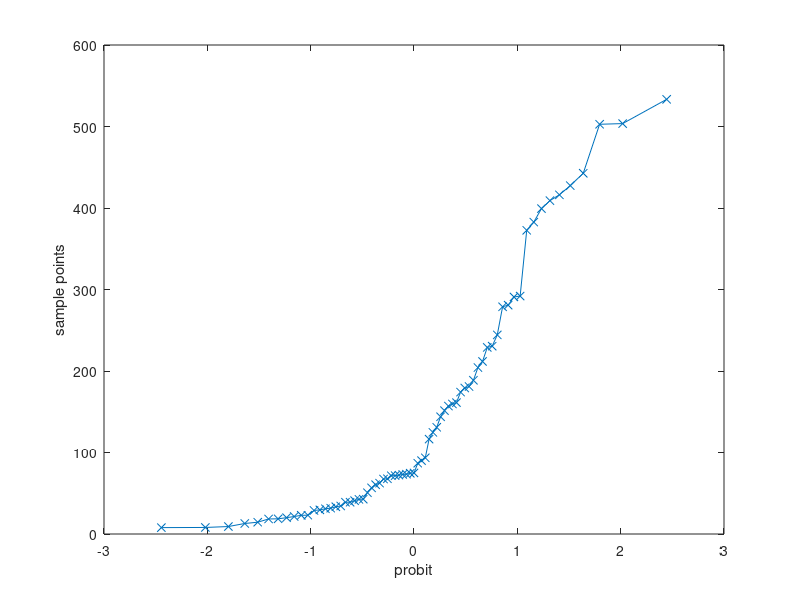

This chart was generated by the following MATLAB code: (Note: this script raises an error after producing the figure.)
clear;
    
%%%%%%%%
%Simulations Control
%%%%%%%%

nameSim='simTm10Con10p35v1';

%Simulation of the threshold (0 - Simulates, 1 - Takes pre defined for p=
%100 from file
simTh = 1;

%For the min poin : minPoin (0 - takes vmin, 1 - takes the narrowest case (r to the limit) (most low probability)
minPoint = 1;
%vmin = 200; %only in case of minPoin = 0

%For the slater point = value (for good starting point) (0 - Takes vcho, 1 - Takes the highest value by dichotomy->)
%0 - Takes vcho is used when the solution is ensured
%1 - Is used when one is looking for a slater point by a algorithm
validSol = 1; 
vcho = 2; %Value to take the appropriate treshold (only for 0 - Takes vcho)
%vcho = 100; %Value to take the appropriate treshold (only for 0 - Takes vcho)

% rcho -> define the r for the TR algorithm
rcho = -100;

%%%%%%%%
%Data Base
%%%%%%%%

tm = 10 ; % 10 time steps
conCen = 10; % demand pattern
pro = 0.35; % probability

%Specifying the problem variables
yhours = 8760;
vp_o = [100;99;95;90;86;94;92;80;86;78];
vp = vp_o(1:tm);

%ct = round(rand(1,tm)*20,2)';
ct_o = [13.11;0.710;16.98;18.68;13.57;15.15;14.86;7.84;13.11;3.42];
ct = ct_o(1:tm);

%Products

prn = 5;

pr1_o = ones(10,1)*2;
pr1 = pr1_o(1:tm);

pr2_o = [0;0;2.38;1.93;1.14;2.43;1.60;1.05;2.82;2.63];
pr2 = pr2_o(1:tm);

pr3_o = [0;0;0;0;0;2.15;0.920;4.52;4.90;2.19];
pr3 = pr3_o(1:tm);

pr4_o = [0;2.29;0;4.82;2.73;0;0;2.44;3.12;3.40];
pr4 = pr4_o(1:tm);

pr5_o = [3.4;0;0;2;0;0;0;3.57;4.51;4.45];
pr5 = pr5_o(1:tm);

%Consumption

dmMf = [100.25 104.93 106.23 107.69 108.16 110.60 115.17 118.70 119.02 122.62;%1
        99.220 103.02 105.45 107.34 109.05 108.82 106.36 101.14  97.43 102.84;
        100.29 100.36 102.74 106.18 107.61 109.09 112.96 115.92 117.04 120.21;%3
        100.36 98.860 100.94 102.51 103.93 105.32 109.73 110.98 112.09 116.70;
        101.35 104.75 105.89 109.64 113.45 119.13 121.60 124.29 128.39 131.00;%5
        101.75 100.98 101.15 102.65 104.24 107.81 112.79 112.28 114.71 116.93;
        101.67 103.81 106.38 110.12 114.21 115.76 118.34 119.36 122.46 128.03;%7
        102.81 104.92 104.91 108.00 106.30 112.54 112.71 113.58 117.35 118.80;
        102.58 108.06 108.55 110.37 114.19 115.86 114.36 117.54 120.21 122.61;%9
        103.13 105.08 101.28 110.05 115.39 107.79 116.52 113.82 107.18 96.31];

%conCen = 10;
dm = dmMf(conCen,1:tm)';

%Price Dist

%Original data from pSeries

cd 'C:\Users\Guilherme\Google Drive\Doutorado\Estudos\20191001_Generalized Conc on Bilinear Strc\Matlab'

load('pSerie.mat');

qqplot(mean(pSerie'))

pMix = 120*ones(1,tm);

pSerieSize = size(pSerie,1);

pMixM = repmat(pMix,pSerieSize,1);

pMix_Se =  pMixM - pSerie(:,1:tm);

pmu = mean(pMix_Se);

pSig = cov(pMix_Se);

%estimating a and b

exp10 = ones(tm,1)*10;
afc = 2;
ap = exp10'*pmu'*afc;
bp = -exp10'*pmu'*afc;

%pro = 0.85;

pr = 1;

%Coefs
muCoef = pmu';
SigCoef = pSig;
a = ap;
b = bp;

%%%%%%
%Functions Definitions
%%%%%%

%src = sqrt(muCoef'*inv(pSig)*muCoef); % right side of the initial
%inequality  <- It was with this sqrt before, I don't know why
src = muCoef'*inv(pSig)*muCoef; % right side of the initial inequality  


if simTh == 0

    % End of definition of functions
    syms  r t p;

    % Defining limit theta

    sRtpa = symfun((r-1)*exp(-1/2*t)/(sqrt(2*pi)*p),[t r p]);

    deltRtpa =   symfun(t - sqrt(t)*sRtpa(t,r,p) - 1,[t r p]);

    deltComp = symfun(t*(deltRtpa(t,r,p)-2)/(deltRtpa(t,r,p)+2),[t r p]);
    
    pb = 1; %considered probability for the dichotomy process
    rini = 1; % initial r
    stIni = 0.1; % step of the search
    sr = 200;

    thetVec = zeros(sr,1);
    rVec = zeros(sr,1);

    %Troca de sinal

    %Achar pontos extremos
    for cSt = 1:sr

        rbus = rini - cSt + 1;

        dPla = symfun(deltComp(t,rbus,pb),t);

        flag = 0;

        t1 = 0;
        t2 = 0;

        while flag == 0

            t1 = t2;
            t2 = t2 + stIni;
            if( dPla(t2) > src)
                flag =1;
            end

        end

        %Start dicotomy

        flag = 0;
        lim = 0.0001;

        while flag == 0

            tmid = (t1 + t2)/2;

            if(dPla(tmid) > src)
                t2 = tmid;
            else
                t1 = tmid;
            end

            if (abs(dPla(t2) - src)/src < lim)
                flag = 1;
            end
        end

        thetVec(cSt) = t2 ;
        rVec(cSt) =  rbus;

    end
    
    %tha = thetVec(vcho);
    %thb = thetVec(vcho);
    %rcho = rVec(vcho);
     
elseif simTh == 1
    
    load('thetVec100.mat');
    load('rVec100.mat');
    
    rVec = rVec100;
    thetVec = thetVec100;   
        
end


if minPoint == 0
    
    tam = size(thetVec);
    tha = thetVec(tam(1));
    thb = thetVec(tam(1));

else
    
    tha = src;
    thb = src;

end


pSig = cov(pMix_Se);


%%%%%%%%%%%
%Defining the feasible set 
%%%%%%%%%%%

tha = src;
thb = src;

pSiga = pSig*tha;
pSigb = pSig*thb;

pSigS = sqrtm(pSig);
pSigSa = sqrtm(pSiga);
pSigSb = sqrtm(pSigb);

cvx_begin quiet
    variables pn(tm) xp(tm) pr(prn);
    minimize( ct'*pn );
    subject to
        for t = 1 : tm
            vp(t) + pr(1)*pr1(t) + pr(2)*pr2(t) + pr(3)*pr3(t) + pr(4)*pr4(t) + pr(5)*pr5(t) + xp(t) == dm(t); 
            pn(t) - xp(t) >= 0;
            pn(t) >= 0;
        end

        for p = 1 : prn
            pr(p)  >= 0; 
        end

        %Restricoes CC
        { pSigSa*xp, muCoef'*xp - ap } <In> lorentz(tm);
        { pSigSb*xp, bp - muCoef'*xp } <In> lorentz(tm);

cvx_end


vx = sym('vx',[1 tm]);
vxt = vx';

%Originals
hat = (muCoef'*vxt - a)/sqrt(vxt'*SigCoef*vxt);
hbt = (b - muCoef'*vxt)/sqrt(vxt'*SigCoef*vxt);
gx = normcdf(hbt) + normcdf(hat) - 1;

pmin = eval(subs(gx,vxt',xp'));
fprintf('Minimal Probability: %d \n',pmin);


%%%%%%%%%%%
%Defining the miniminal set by simulation 
%%%%%%%%%%%

tam = size(thetVec);
tha = thetVec(tam(1));
thb = thetVec(tam(1));

pSiga = pSig*tha;
pSigb = pSig*thb;

pSigS = sqrtm(pSig);
pSigSa = sqrtm(pSiga);
pSigSb = sqrtm(pSigb);

cvx_begin quiet
    variables pn(tm) xp(tm) pr(prn);
    minimize( ct'*pn );
    subject to
        for t = 1 : tm
            vp(t) + pr(1)*pr1(t) + pr(2)*pr2(t) + pr(3)*pr3(t) + pr(4)*pr4(t) + pr(5)*pr5(t) + xp(t) == dm(t); 
            pn(t) - xp(t) >= 0;
            pn(t) >= 0;
        end

        for p = 1 : prn
            pr(p)  >= 0; 
        end

        %Restricoes CC
        { pSigSa*xp, muCoef'*xp - ap } <In> lorentz(tm);
        { pSigSb*xp, bp - muCoef'*xp } <In> lorentz(tm);

cvx_end


vx = sym('vx',[1 tm]);
vxt = vx';

%Originals
hat = (muCoef'*vxt - a)/sqrt(vxt'*SigCoef*vxt);
hbt = (b - muCoef'*vxt)/sqrt(vxt'*SigCoef*vxt);
gx = normcdf(hbt) + normcdf(hat) - 1;

pminSim = eval(subs(gx,vxt',xp'));
fprintf('Minimal Probability Simulation: %d \n',pminSim);


%%%%%%%%%%%
%Defining probability for r=0
%%%%%%%%%%%

r0pos = find(rVec==0);

tha = thetVec(r0pos);
thb = thetVec(r0pos);

pSig = cov(pMix_Se);

pSiga = pSig*tha;
pSigb = pSig*thb;

pSigS = sqrtm(pSig);
pSigSa = sqrtm(pSiga);
pSigSb = sqrtm(pSigb);

cvx_begin quiet
    variables pn(tm) xp(tm) pr(prn);
    minimize( ct'*pn );
    subject to
        for t = 1 : tm
            vp(t) + pr(1)*pr1(t) + pr(2)*pr2(t) + pr(3)*pr3(t) + pr(4)*pr4(t) + pr(5)*pr5(t) + xp(t) == dm(t); 
            pn(t) - xp(t) >= 0;
            pn(t) >= 0;
        end

        for p = 1 : prn
            pr(p)  >= 0; 
        end

        %Restricoes CC
        { pSigSa*xp, muCoef'*xp - ap } <In> lorentz(tm);
        { pSigSb*xp, bp - muCoef'*xp } <In> lorentz(tm);

cvx_end


vx = sym('vx',[1 tm]);
vxt = vx';

%Originals
hat = (muCoef'*vxt - a)/sqrt(vxt'*SigCoef*vxt);
hbt = (b - muCoef'*vxt)/sqrt(vxt'*SigCoef*vxt);
gx = normcdf(hbt) + normcdf(hat) - 1;

plog = eval(subs(gx,vxt',xp'));
fprintf('Probability of plog: %d \n',plog);

%Defining Slater Solution

itMax = 0;
itDic = 0;
dicFase = 1;
it1 = 0;
it2 = 0;
dicEps = 0.00001;

while itMax == 0

% General variables

if validSol ==  0
    % Just one calculation for the defined vcho
    tha = thetVec(vcho);
    thb = thetVec(vcho);
    
    itMax = 1; 
else
    % Dicotomy procedure
    
    itDic = itDic + 1;
    
    if dicFase == 1
       
        tha = thetVec(itDic);
        thb = thetVec(itDic);

    else 
        itm = (it1 + it2)/2;
        tha = itm;
        thb = itm;
    end
        
end

    pSiga = pSig*tha;
    pSigb = pSig*thb;
    
    pSigS = sqrtm(pSig);
    pSigSa = sqrtm(pSiga);
    pSigSb = sqrtm(pSigb);

    cvx_begin quiet
        variables pn(tm) xp(tm) pr(prn);
        minimize( ct'*pn );
        subject to
            for t = 1 : tm
                vp(t) + pr(1)*pr1(t) + pr(2)*pr2(t) + pr(3)*pr3(t) + pr(4)*pr4(t) + pr(5)*pr5(t) + xp(t) == dm(t); 
                pn(t) - xp(t) >= 0;
                pn(t) >= 0;
            end

            for p = 1 : prn
                pr(p)  >= 0; 
            end

            %Restricoes CC
            { pSigSa*xp, muCoef'*xp - ap } <In> lorentz(tm);
            { pSigSb*xp, bp - muCoef'*xp } <In> lorentz(tm);

    cvx_end
    
    if strcmp(cvx_status,'Infeasible') && dicFase == 1
       
        it1 = it2;
        it2 = tha;

    elseif ~strcmp(cvx_status,'Infeasible') && dicFase == 1;
       
        it1 = it2;
        it2 = tha;
        
        dicFase = 2;
        
        if itDic == 1
            itMax =1;
        end
    
    elseif strcmp(cvx_status,'Infeasible') && dicFase == 2;
        
        it1 = itm;
        
    elseif ~strcmp(cvx_status,'Infeasible') && dicFase == 2;
        
        it2 = itm;
        
        if abs(it2 - it1)/it2 < dicEps
       
            itMax =1;
       
        end
        
    end
    
    
end


% Starting the algorithm resolution - chosen method, barrier method with
% TR method.
tic;

%Defining the functions and Sets
vx = sym('vx',[1 tm]);
vxt = vx';

%Originals
hat = (muCoef'*vxt - a)/sqrt(vxt'*SigCoef*vxt);
hbt = (b - muCoef'*vxt)/sqrt(vxt'*SigCoef*vxt);
dhat = -1/sqrt(vxt'*SigCoef*vxt)*(-muCoef + ((muCoef'*vxt - a)*SigCoef*vxt)/(vxt'*SigCoef*vxt));
dhbt = -1/sqrt(vxt'*SigCoef*vxt)*(muCoef + ((b - muCoef'*vxt)*SigCoef*vxt)/(vxt'*SigCoef*vxt));
ddthat = (1/(vxt'*SigCoef*vxt))*(muCoef*muCoef' - ((muCoef'*vxt - a)/(vxt'*SigCoef*vxt)*(muCoef*vxt'*SigCoef + SigCoef*vxt*muCoef'))+((muCoef'*vxt - a)/(vxt'*SigCoef*vxt))^2*SigCoef*vxt*vxt'*SigCoef);  
ddthbt = (1/(vxt'*SigCoef*vxt))*(muCoef*muCoef' - ((b - muCoef'*vxt)/(vxt'*SigCoef*vxt)*(muCoef*vxt'*SigCoef + SigCoef*vxt*muCoef'))+((b - muCoef'*vxt)/(vxt'*SigCoef*vxt))^2*SigCoef*vxt*vxt'*SigCoef);  
d2that = (1/(vxt'*SigCoef*vxt))^(3/2)*(- SigCoef*vxt*muCoef' - muCoef*vxt'*SigCoef - (muCoef'*vxt - a)*SigCoef + 3*((muCoef'*vxt - a)/(vxt'*SigCoef*vxt))*SigCoef*vxt*vxt'*SigCoef);
d2thbt = (1/(vxt'*SigCoef*vxt))^(3/2)*(- SigCoef*vxt*muCoef' - muCoef*vxt'*SigCoef - (b - muCoef'*vxt)*SigCoef + 3*((b - muCoef'*vxt)/(vxt'*SigCoef*vxt))*SigCoef*vxt*vxt'*SigCoef);

%main functions

r = rcho;
%r = -98;
% I do not remember the right r that was fixed here. maybe -98 (miniminum
% that we calculate
gx = normcdf(hbt) + normcdf(hat) - 1;
if r ~= 0 
    fx = gx^r;
else
    fx = log(gx);
end

kx = fx - (pro)^r;
dtkx = r*(gx)^(r-1)*(exp(-1/2*hat^2)/sqrt(2*pi)*dhat + exp(-1/2*hbt^2)/sqrt(2*pi)*dhbt);
d2fax = r*(gx)^(r-1)*(exp(-1/2*hat^2)/sqrt(2*pi))*(((r-1)*exp(-1/2*hat^2)/(sqrt(2*pi)*gx))*dhat*dhat' -hat*dhat*dhat' + d2that + ((r-1)*exp(-1/2*hbt^2)/(sqrt(2*pi)*gx))*dhbt*dhat');
d2fbx = r*(gx)^(r-1)*(exp(-1/2*hbt^2)/sqrt(2*pi))*(((r-1)*exp(-1/2*hbt^2)/(sqrt(2*pi)*gx))*dhbt*dhbt' -hbt*dhbt*dhbt' + d2thbt + ((r-1)*exp(-1/2*hat^2)/(sqrt(2*pi)*gx))*dhat*dhbt');
d2kx = d2fax + d2fbx;

gstart = eval(subs(gx,vxt',xp'));
fprintf('Initial Solution Probability: %d \n',gstart);

if gstart < pro || strcmp(cvx_status,'Infeasible')
    fprintf('ALERT: Invalid initial point \n');
    return;
end

fprintf('Target probability: %d \n',pro);

%compositions
phi = -log(-kx);
dphi = 1/(-kx)*dtkx;
d2phi =  1/(kx^2)*dtkx*dtkx' + 1/(-kx)*d2kx;

vphi = eval(subs(phi,vxt',xp'));

%%%%%%%%%%
%Starting the barrier algorithm
%%%%%%%%%%

ft = 1; %first iteration
cvgence = zeros(100,9);
itB = 0;
itTR = 0;
itTot = 0;

%initial values for barrier
tpb = 1;
mu = 1.5;
epsb = 0.01;
mp = 1;

%TR algorithm
deltaIni = 5;
ro_0 = 0.5;
c0 = 1;
ver = 1;
epsn = 0.25;

%Pre verification
verProb = eval(subs(gx,vxt',xp'));
cvgence(1,7) = ct'*pn;
cvgence(1,8) = verProb;

%Starting the barrier algorithm

while mp/tpb > epsb

    itB = itB + 1;
    
    lambx = 1;
    
    ft = 1; %first iteration
    
    delta = deltaIni;
    
    ver = 1;
    
    %Starting the Newton's method
    
    while ver > epsn
    
        itTot = itTot + 1;
        itTR = itTR + 1;
    
        cvgence(itTot+1,1) = itTot;
        cvgence(itTot+1,2) = itTR;
        cvgence(itTot+1,3) = itB;
        
        fbal = zeros(tm,1);
        feq = zeros(tm,1);

        %Setting the fixed variables

        if ft == 1
            vxpb = xp;
            vpnb = pn;
            vprb = pr;
            ft = 0;
        end
            
        for t = 1 : tm
            fbal(t) = vxpb(t);
            feq(t) = - vxpb(t);      
        end


        %Fixing functions
        vphi = eval(subs(phi,vxt',vxpb'));
        vdphi = eval(subs(dphi,vxt',vxpb'));
        vd2phi = eval(subs(d2phi,vxt',vxpb'));

        cvx_begin quiet
            variables pnb(tm) xpb(tm) prb(prn);
            minimize (tpb*(ct'*(pnb)) + vphi + vdphi'*xpb + 1/2*xpb'*vd2phi*xpb);
            subject to
                for t = 1 : tm
                    vp(t) + prb(1)*pr1(t) + prb(2)*pr2(t) + prb(3)*pr3(t) + prb(4)*pr4(t) + prb(5)*pr5(t) + xpb(t) + fbal(t) == dm(t); 
                    pnb(t) - xpb(t) + feq(t) >= 0;
                    pnb(t) >= 0;
                end

                for p = 1 : prn
                    prb(p)  >= 0; 
                end

                norm(xpb,2) <= delta;
                
        cvx_end
       
        ared = eval(subs(phi,vxt',vxpb')) - eval(subs(phi,vxt',vxpb' + xpb'));
        pred = eval(subs(phi,vxt',vxpb')) - (vphi + vdphi'*xpb + 1/2*xpb'*vd2phi*xpb);
        
        rtest = ared/pred;

        %testing the probability
        gxtest = eval(subs(gx,vxt',vxpb' + xpb'));
        
        %if (rtest <= c0) || imag(rtest) ~= 0 || (gxtest <= pmin)  % if predidiction is too big, we must reduce the step
        if (rtest <= c0) || imag(rtest) ~= 0 % if predidiction is too big, we must reduce the step
            
            vpnb = vpnb;
            vxpb = vxpb;
            vprb = vprb;
            
            delta = delta*ro_0;
            
        else
            
            vpnb = pnb;
            vxpb = vxpb + xpb;
            vprb = prb;
            
        end 
        
        %testing the probability
        %gxfinal = eval(subs(gx,vxt',vxpb' + xpb'));
        gxfinal = eval(subs(gx,vxt',vxpb'));
        
        ver = norm(xpb,2);
        cvgence(itTot+1,4) = norm(xpb,2);
        cvgence(itTot+1,5) = tpb;
        cvgence(itTot+1,6) = cvx_optval;
        cvgence(itTot+1,7) = ct'*(pnb);
        cvgence(itTot+1,8) = gxfinal;
        cvgence(itTot+1,9) = toc;
       
        fprintf('Solution cost %d, probability %d, iterations %d, time %d \n', ct'*(pnb), gxfinal, itTot,toc);
     
    end % end of newthon's method
        
    %barrier method settings
    tpb = mu*tpb;
    
    xp = vxpb;
    pn = vpnb;
    pr = vprb;
    
    itTR = 0;

end % end of barrier method

fprintf('Solution cost %d, probability %d, iterations %d, time %d \n', ct'*(pnb), gxfinal, itTot,toc);

% printing solutions

inputsSim = {'tm', num2str(tm); 'Demand', num2str(conCen); 'Probability', num2str(pro)}; 
col_header = {'itTot', 'itTR', 'itBarrier', 'norm_xpb', 'tpb', 'cvx_optval', 'ctXpnb', 'cvx_optval', 'time_S'}; 
FileDestination = strcat(pwd,'\Saidas\',nameSim,'.xls');

delete(FileDestination)
xlswrite(FileDestination,{'Minimal Probability -Inf: ', num2str(pmin)},'Sheet1','L1'); 
xlswrite(FileDestination,{'Minimal Probability Sim: ', num2str(pminSim)},'Sheet1','L2');
xlswrite(FileDestination,{'Probability of plog: ', num2str(plog)},'Sheet1','L3');
xlswrite(FileDestination,{'Initial Solution Probability: ', num2str(gstart)},'Sheet1','L4');
xlswrite(FileDestination,{'Target probability: ', num2str(pro)},'Sheet1','L5');
xlswrite(FileDestination,inputsSim,'Sheet1','O1');
xlswrite(FileDestination,col_header,'Sheet1','A1'); 
xlswrite(FileDestination,cvgence,'Sheet1','A2');
